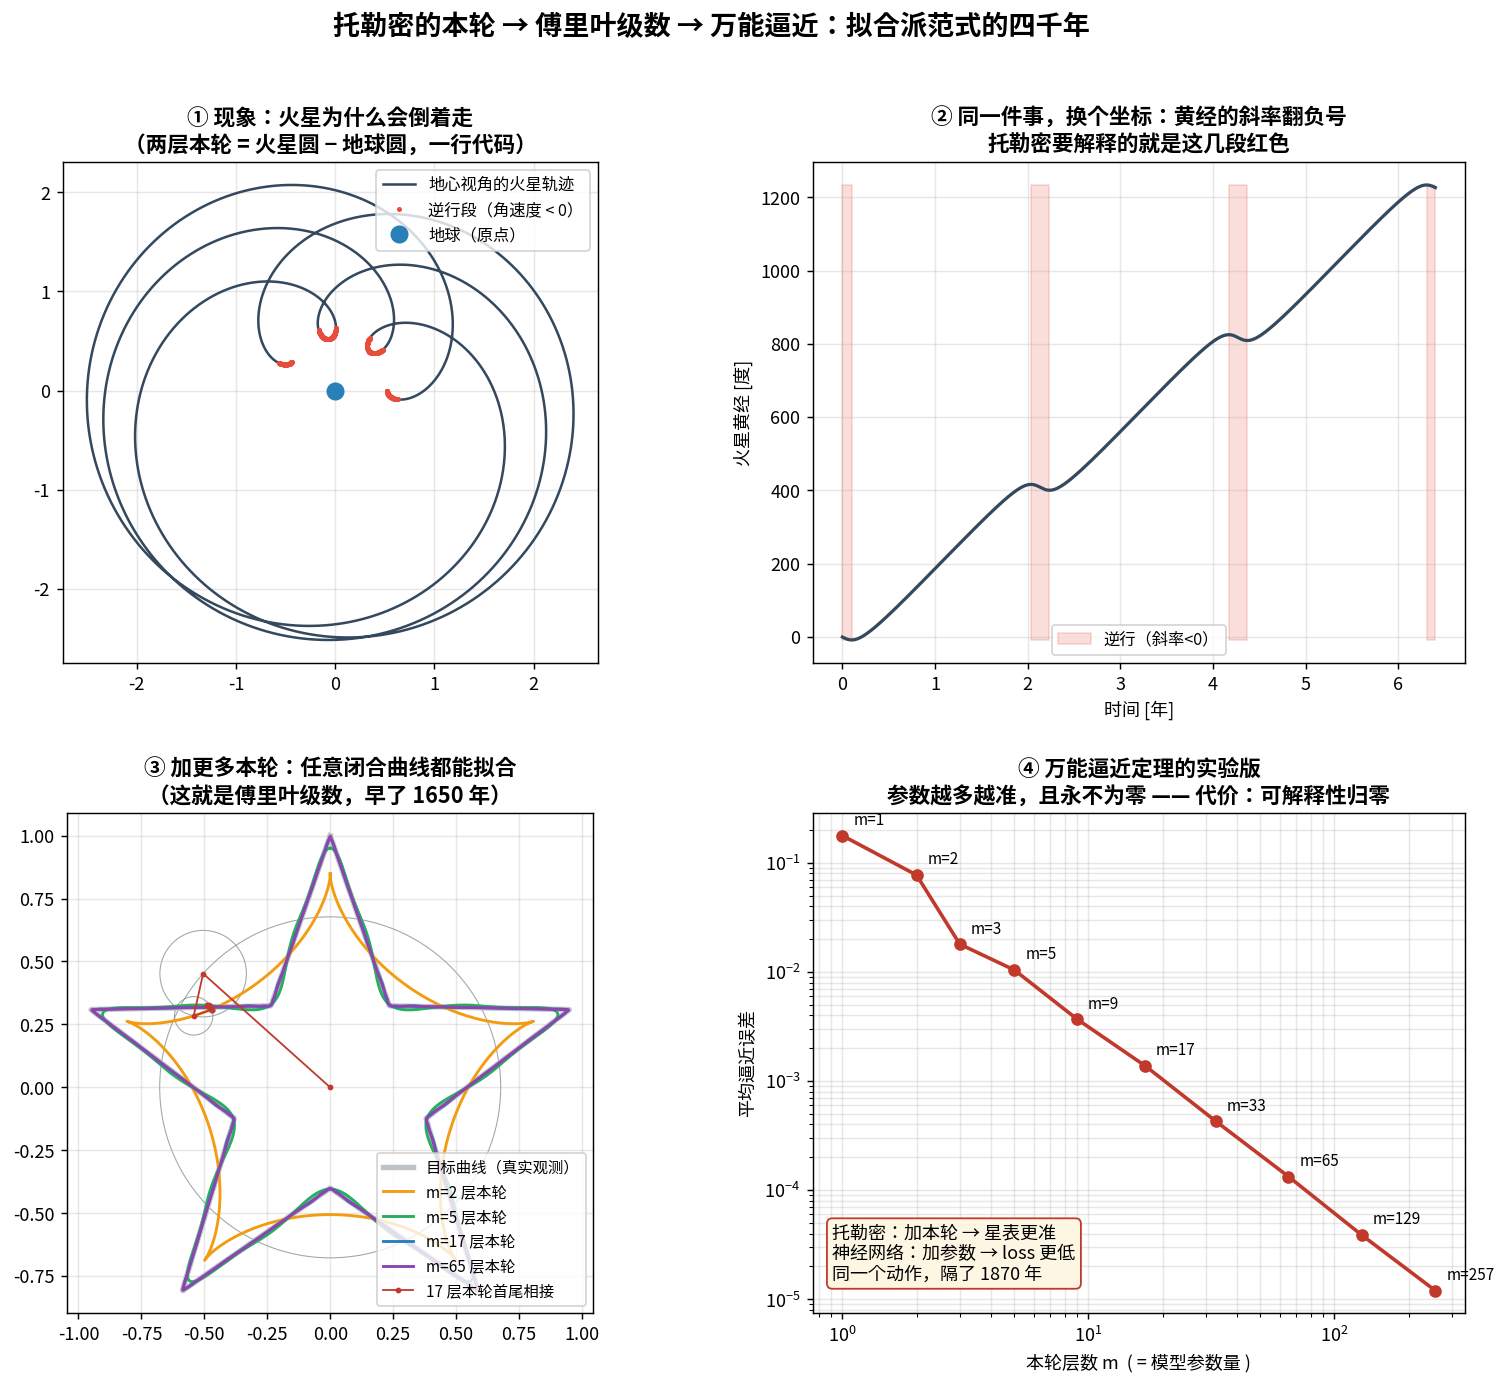

The script that saved this image:
"""ptolemy_epicycle_fourier.py
================================================================================
Chapter 0.4.3 · 托勒密的本轮 = 傅里叶级数 = 万能逼近

现象 → 模拟 → 解剖 → 公式：

  现象：火星在天上会"倒着走"（逆行）。公元 150 年前后，这是一个要命的观测事实。
  模拟：托勒密的解法 —— 行星在小圆（本轮）上转，小圆的圆心在大圆（均轮）上转。
        用复数写出来就一行：z(t) = Σ_k r_k · exp(i(ω_k t + φ_k))
  解剖：这跟"日心说下 火星圆轨道 减去 地球圆轨道"是**同一个式子**。
        地心视角的火星位置 = z_火星 - z_地球 = 两个匀速转动的复向量相加 = 两层本轮。
        托勒密不是错在数学上，他错在把"坐标系"当成了"物理"。
  公式：把 k 加到任意多，你就得到了傅里叶级数 —— 比傅里叶早 1650 年。
        "加更多本轮" = "加更多参数" = 万能逼近定理，代价是可解释性归零。

本脚本不写一个公式，只跑两件事：
  (1) 用两层本轮精确复现火星逆行（真实的天文现象）
  (2) 用 M 层本轮去拟合一条任意闭合曲线（五角星），M 从 1 加到 128，
      看误差怎么掉 —— 这就是托勒密加本轮的过程，也是你加隐藏层宽度的过程。

运行：  python ch00_4_modeling/ptolemy_epicycle_fourier.py
================================================================================
"""

from pathlib import Path

import matplotlib.pyplot as plt
import numpy as np
from matplotlib.patches import Circle

# ── 第一部分：真实现象 —— 火星逆行，两层本轮就够 ────────────────────────────

R_EARTH, T_EARTH = 1.000, 1.000      # AU, 年
R_MARS, T_MARS = 1.524, 1.881        # AU, 年（真实数据）


def heliocentric(t, radius, period):
    """日心说：行星 = 一个匀速转动的复向量。这已经是"一层本轮"了。"""
    return radius * np.exp(2j * np.pi * t / period)


def geocentric_mars(t):
    """地心视角看到的火星 = 火星向量 - 地球向量。

    右边两项，正是托勒密的"均轮 + 本轮"。日心说和地心说在这一层
    是同一个式子的两种读法 —— 差别只在你把原点放在哪儿。
    """
    return heliocentric(t, R_MARS, T_MARS) - heliocentric(t, R_EARTH, T_EARTH)


# ── 第二部分：任意闭合曲线 —— 加更多本轮 ────────────────────────────────────

def star_outline(n_points=5, r_out=1.0, r_in=0.40):
    """一个五角星的顶点（复数）。尖角是故意的：尖角最难拟合。"""
    verts = []
    for k in range(2 * n_points):
        r = r_out if k % 2 == 0 else r_in
        a = np.pi / 2 + k * np.pi / n_points
        verts.append(r * np.exp(1j * a))
    verts.append(verts[0])                       # 闭合
    return np.array(verts)


def resample_closed(verts, n=1024):
    """沿弧长均匀重采样，让 DFT 的"时间"参数是匀速的（= 匀速转动）。"""
    seg = np.abs(np.diff(verts))
    s = np.concatenate([[0.0], np.cumsum(seg)])
    tt = np.linspace(0.0, s[-1], n, endpoint=False)
    return np.interp(tt, s, verts.real) + 1j * np.interp(tt, s, verts.imag)


def epicycle_coeffs(z):
    """把闭合曲线拆成一堆"匀速转动的圆" —— 这一步就是离散傅里叶变换。

    返回 (半径|相位 打包成复系数 c_k, 转速 k)，并按半径从大到小排序：
    最大的圆 = 均轮，后面的 = 一层层本轮。托勒密是手工找这些圆的，
    高斯(1805)/库利-图基(1965) 给了我们 FFT，一行搞定。
    """
    n = len(z)
    c = np.fft.fft(z) / n                       # c_k = (1/N) Σ_n z_n e^{-2πikn/N}
    k = np.fft.fftfreq(n, d=1.0 / n)            # 每个圆的转速（可正可负）
    order = np.argsort(-np.abs(c))              # 按半径排序 = 按"重要性"排序
    return c[order], k[order]


def reconstruct(c, k, m, n):
    """只留最大的 m 个圆，把曲线画回来。m 就是"本轮层数"。"""
    idx = np.arange(n)
    terms = c[:m, None] * np.exp(2j * np.pi * k[:m, None] * idx[None, :] / n)
    return terms.sum(axis=0)


def chain_at(c, k, m, n, sample):
    """某一时刻，m 层本轮首尾相接的圆心轨迹 —— 那张经典的"套圈"图。"""
    ang = 2j * np.pi * k[:m] * sample / n
    steps = c[:m] * np.exp(ang)
    return np.concatenate([[0.0 + 0.0j], np.cumsum(steps)])


def main():
    # ---------- 火星逆行 ----------
    t = np.linspace(0.0, 6.4, 4000)             # 6.4 年 ≈ 3 个火星会合周期
    g = geocentric_mars(t)
    lon = np.unwrap(np.angle(g))                # 黄经（连续化）
    d_lon = np.gradient(lon, t)                 # 角速度：< 0 的地方就是逆行
    retro = d_lon < 0

    print(f"6.4 年内火星逆行的时段占比：{retro.mean():.1%}（真实值约 9%）")
    print(f"逆行段数：{np.count_nonzero(np.diff(retro.astype(int)) == 1) + int(retro[0])} 次")
    print("两层本轮（火星圆 − 地球圆）精确复现了逆行 —— 托勒密的模型是**对的**，只是原点选错了。")

    # ---------- 五角星 ----------
    n = 1024
    z = resample_closed(star_outline(), n)
    c, k = epicycle_coeffs(z)

    ms = [1, 2, 3, 5, 9, 17, 33, 65, 129, 257]
    errs = [np.abs(reconstruct(c, k, m, n) - z).mean() for m in ms]
    for m, e in zip(ms, errs):
        print(f"  本轮层数 m={m:4d}   平均误差={e:.4f}")
    print("误差单调下降、永不为零 —— 这就是'加更多本轮'的全部真相：可以任意准，但永远是逼近。")

    # ---------- 画图 ----------
    fig = plt.figure(figsize=(14.5, 11.5))
    gs = fig.add_gridspec(2, 2, hspace=0.30, wspace=0.24)

    # (a) 地心视角的火星轨迹 —— 逆行的"套圈"
    ax = fig.add_subplot(gs[0, 0])
    ax.plot(g.real, g.imag, color="#34495e", lw=1.4, label="地心视角的火星轨迹")
    ax.plot(g.real[retro], g.imag[retro], ".", color="#e74c3c", ms=3.5,
            label="逆行段（角速度 < 0）")
    ax.plot([0], [0], "o", color="#2980b9", ms=9, label="地球（原点）")
    ax.set_aspect("equal")
    ax.set_title("① 现象：火星为什么会倒着走\n（两层本轮 = 火星圆 − 地球圆，一行代码）",
                 fontsize=12, fontweight="bold")
    ax.legend(fontsize=9, loc="upper right")
    ax.grid(alpha=0.3)

    # (b) 黄经随时间 —— 逆行就是斜率变负
    ax = fig.add_subplot(gs[0, 1])
    ax.plot(t, np.degrees(lon), color="#34495e", lw=1.8)
    ax.fill_between(t, np.degrees(lon).min(), np.degrees(lon).max(),
                    where=retro, color="#e74c3c", alpha=0.18, label="逆行（斜率<0）")
    ax.set_xlabel("时间 [年]")
    ax.set_ylabel("火星黄经 [度]")
    ax.set_title("② 同一件事，换个坐标：黄经的斜率翻负号\n托勒密要解释的就是这几段红色",
                 fontsize=12, fontweight="bold")
    ax.legend(fontsize=9)
    ax.grid(alpha=0.3)

    # (c) 本轮链 + 逐步逼近五角星
    ax = fig.add_subplot(gs[1, 0])
    ax.plot(z.real, z.imag, color="#bdc3c7", lw=3, label="目标曲线（真实观测）")
    for m, col in zip([2, 5, 17, 65], ["#f39c12", "#27ae60", "#2980b9", "#8e44ad"]):
        r = reconstruct(c, k, m, n)
        ax.plot(r.real, r.imag, lw=1.6, color=col, label=f"m={m} 层本轮")
    sample = 137
    ch = chain_at(c, k, 17, n, sample)
    for a, b in zip(ch[:-1], ch[1:]):
        ax.add_patch(Circle((a.real, a.imag), abs(b - a), fill=False,
                            ec="#7f8c8d", lw=0.6, alpha=0.75))
    ax.plot(ch.real, ch.imag, "-o", color="#c0392b", lw=1.0, ms=2.2,
            label="17 层本轮首尾相接")
    ax.set_aspect("equal")
    ax.set_title("③ 加更多本轮：任意闭合曲线都能拟合\n（这就是傅里叶级数，早了 1650 年）",
                 fontsize=12, fontweight="bold")
    ax.legend(fontsize=8.5, loc="lower right")
    ax.grid(alpha=0.3)

    # (d) 误差 vs 本轮层数
    ax = fig.add_subplot(gs[1, 1])
    ax.loglog(ms, errs, "o-", color="#c0392b", lw=2, ms=6)
    for m, e in zip(ms, errs):
        ax.annotate(f"m={m}", (m, e), textcoords="offset points",
                    xytext=(6, 6), fontsize=8.5)
    ax.set_xlabel("本轮层数 m  ( = 模型参数量 )")
    ax.set_ylabel("平均逼近误差")
    ax.set_title("④ 万能逼近定理的实验版\n参数越多越准，且永不为零 —— 代价：可解释性归零",
                 fontsize=12, fontweight="bold")
    ax.grid(alpha=0.3, which="both")
    ax.text(0.03, 0.06,
            "托勒密：加本轮 → 星表更准\n神经网络：加参数 → loss 更低\n"
            "同一个动作，隔了 1870 年",
            transform=ax.transAxes, fontsize=10, va="bottom",
            bbox=dict(boxstyle="round", fc="#fdf6e3", ec="#c0392b"))

    fig.suptitle("托勒密的本轮 → 傅里叶级数 → 万能逼近：拟合派范式的四千年",
                 fontsize=15, fontweight="bold")
    out = Path(__file__).with_suffix(".png")
    fig.savefig(out, dpi=130, bbox_inches="tight")
    print(f"\n图已保存到 {out}")


if __name__ == "__main__":
    plt.rcParams["font.sans-serif"] = [
        "PingFang SC", "Heiti SC", "Songti SC", "Noto Sans CJK SC",
        "Noto Sans CJK JP", "WenQuanYi Zen Hei", "Arial Unicode MS",
    ]
    plt.rcParams["axes.unicode_minus"] = False
    main()
